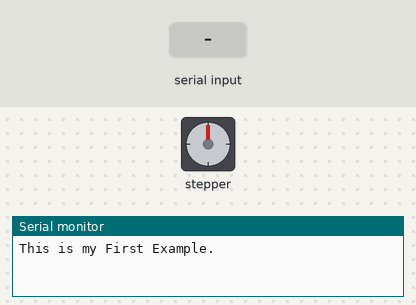
Recording of a sketch running on a simulated Arduino Uno, built with avr-gcc and run on an emulated ATmega328P. Shown: stepper motor, the last lines printed to the serial monitor. Inputs (shaded band) come from the test bench. Stepper angles assume 4096 steps per turn.

Above: at 1.2 s.
1.3 s: "w" received over Serial
At 4.04 s:
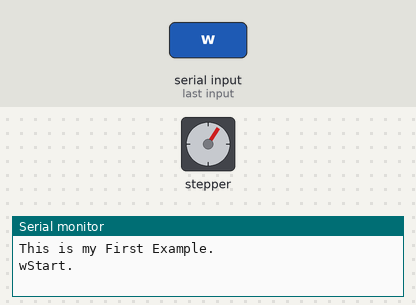
4.3 s: "x" received over Serial
At 7.13 s:
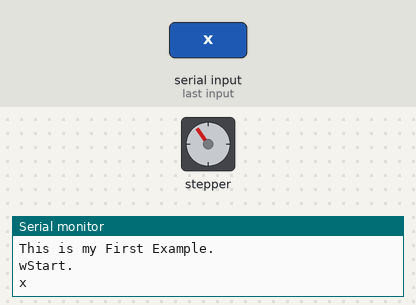
7.3 s: "s" received over Serial
At 10.7 s:
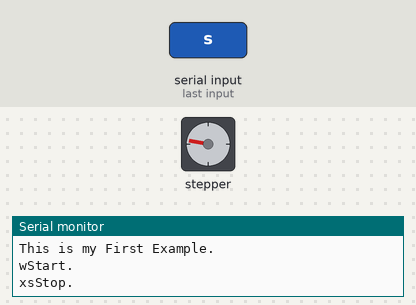
Timing chart, 0 to 12.2 s (numbered marks = the images above; inputs shaded):
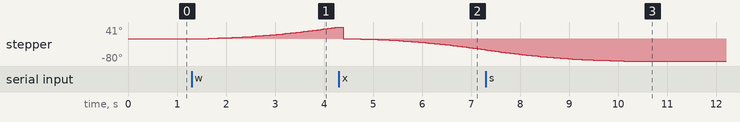

The sketch:

step_motor.ino
```cpp
/*
 https://create.arduino.cc/projecthub/debanshudas23/getting-started-with-stepper-motor-28byj-48-3de8c9
 https://www.web-robotica.com/arduino/motor-de-pasos-28byj-48-con-driver-uln2003-y-arduino-uno  <-- libreria para manejar el motor
 https://create.arduino.cc/projecthub/rafa/3-wheels-autonomous-vehicle-b8ab84  <-- ejemplo de estrucura
 https://lastminuteengineers.com/28byj48-stepper-motor-arduino-tutorial/
 https://leap.tardate.com/kinetics/steppermotors/28byj48/  <-- detalles de como funciona el motor con buenas fotos

*/

#include <AccelStepper.h>
#define HALFSTEP 8

// Motor pin definitions
#define motorPin1  2     // IN1 on the ULN2003 driver 1
#define motorPin2  3     // IN2 on the ULN2003 driver 1
#define motorPin3  4     // IN3 on the ULN2003 driver 1
#define motorPin4  5     // IN4 on the ULN2003 driver 1

// Initialize with pin sequence IN1-IN3-IN2-IN4 for using the AccelStepper with 28BYJ-48
AccelStepper stepper1(HALFSTEP, motorPin1, motorPin3, motorPin2, motorPin4);
int data;
int stpper1_position = 0;
int move_length = 100;
int moving = false;

void setup() {
  stepper1.setMaxSpeed(1000.0);
  stepper1.setAcceleration(100.0);
  stepper1.setSpeed(1000);
  //stepper1.moveTo(20000);

  Serial.begin(9600);

  Serial.println("This is my First Example.");

}//--(end setup )---

void loop() {

  if (Serial.available() > 0){
       data = Serial.read();
       Serial.write(data);


    if (data == 'w'){
      Serial.println("Start.");
      stepper1.setCurrentPosition(0);
      stepper1.moveTo(20000);
    }
    else if (data == 'x'){
      stepper1.setCurrentPosition(0);
      stepper1.moveTo(-20000);
    }
    else if (data == 's'){
      Serial.println("Stop.");
      stepper1.stop();
    }
  }

  stepper1.run();


  /*if (stepper1.distanceToGo() == 0) {
    stepper1.moveTo(-stepper1.currentPosition());
  }
  stepper1.run();
  */
}
```

Measured:
- after the input at 1.3 s, stepper: keeps turning clockwise at about 16°/s, starting after 0.35 s
